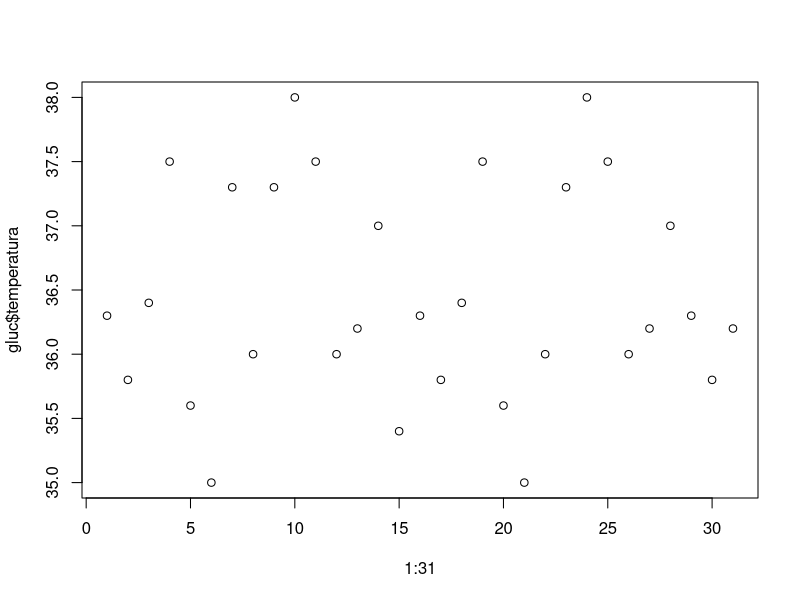
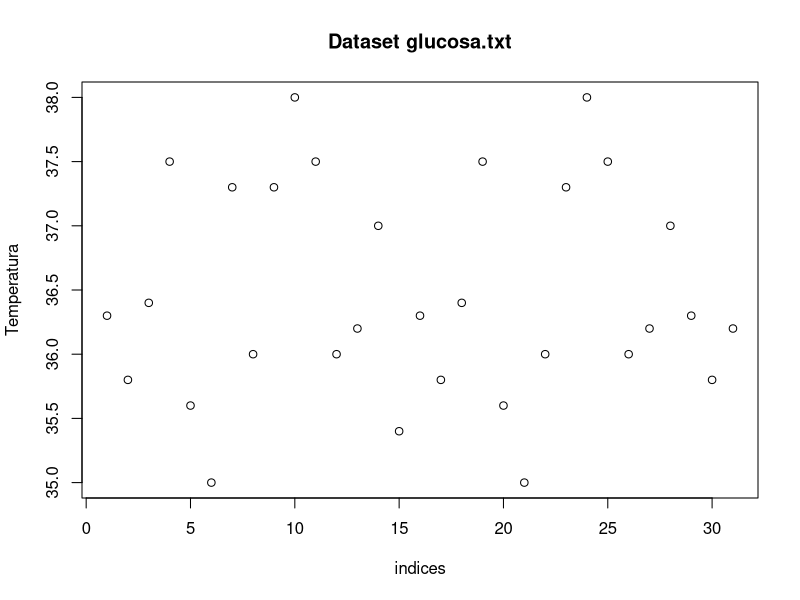

Recreate these plots in R, in order.
#### Cargar datos ####
setwd("D:/Disco_LorenaD_2020/003_Cursos/017_CursoR_Uni/Clase24052020/Clase02_R4DS")
dir()
gluc <- read.table(file="glucosa.txt",header = TRUE)
class(gluc)
str(gluc)
colnames(gluc)
class(colnames(gluc))
gluc$glucosa
mean(gluc$glucosa)
median(gluc$glucosa)
sd(gluc$glucosa)
var(gluc$glucosa)
quantile(gluc$glucosa,probs = 0.1)
quantile(gluc$glucosa,probs = 0.5)
quantile(gluc$glucosa,probs = c(0.1,0.9))

#Variable temperatura

#Diagrama de disperison
gluc$temperatura
plot(x=1:31, y=gluc$temperatura)
plot(x=1:31, y= gluc$temperatura,
     main = "Dataset glucosa.txt",xlab="indices", ylab = "Temperatura")
